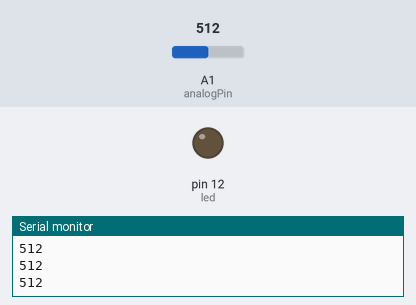
The sketch below on a simulated Arduino Nano, built with avr-gcc and run on an emulated ATmega328P. Shown: output pins drawn as LEDs (lit = HIGH), the last lines printed to the serial monitor. The test bench sets the inputs (shaded band); at power-on: A1 (analogPin) = 512.

Above: at 1.2 s.
1.3 s: A1 (analogPin) set to 682
2.8 s: A1 (analogPin) set to 708
At 3.9 s:
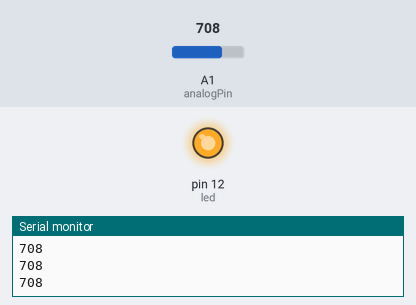
4.3 s: A1 (analogPin) set to 690
At 5.2 s:
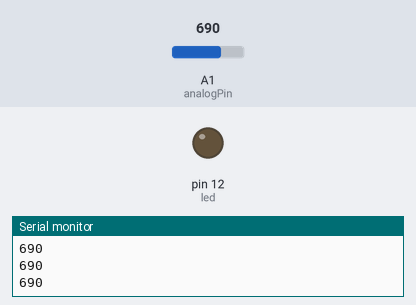
5.8 s: A1 (analogPin) set to 710
At 6.5 s:
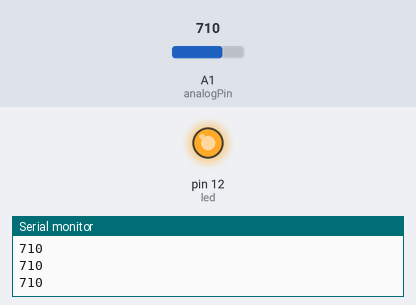
Timing chart, 0 to 8.3 s (numbered marks = the images above; inputs shaded):
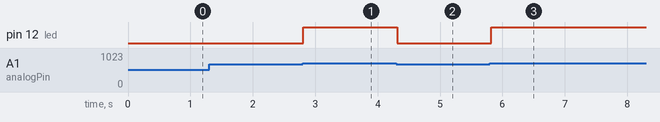

The sketch:

water_sen_arduino_APIs.ino
```cpp
int analogPin = 1;
int led = 12;
int val = 0;
int data = 0;
void setup ()
{
pinMode (led, OUTPUT);
Serial.begin (9600);
}
void loop ()
{
val = analogRead (analogPin);

if (val> 700) {
digitalWrite (led, HIGH);
}

else {
digitalWrite (led, LOW);
}
data = val;
Serial.println (data);
delay (100);
}
```

main.cpp
```cpp
#include <Arduino.h>

// put function declarations here:
int myFunction(int, int);

void setup() {
  // put your setup code here, to run once:
  int result = myFunction(2, 3);
}

void loop() {
  // put your main code here, to run repeatedly:
}

// put function definitions here:
int myFunction(int x, int y) {
  return x + y;
}
```

Measured:
- the behaviour switches between 700 and 701 on A1 (analogPin) (found by bisection; images 0 and 1)
- after the input at 2.8 s, pin 12 (led): LOW → HIGH at once
- after the input at 4.3 s, pin 12 (led): HIGH → LOW at once
- after the input at 5.8 s, pin 12 (led): LOW → HIGH at once
